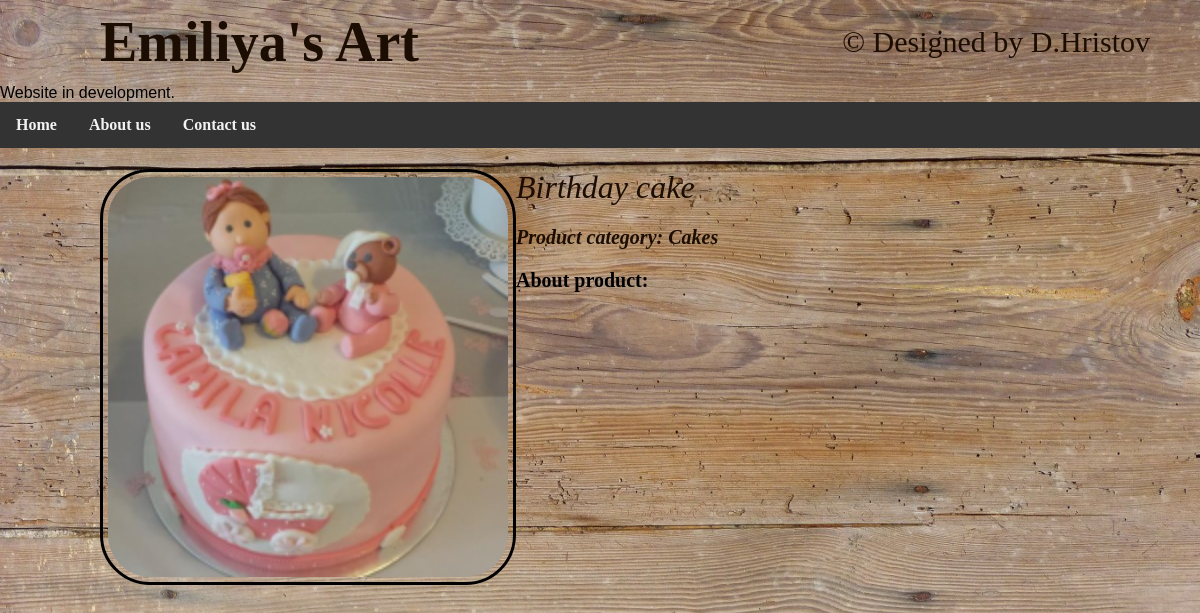
Page /7/birthday-cake/ on the committed database.
### shop/models.py (models this page shows, shortened)
class Product(models.Model):
    category = models.ForeignKey(Category, related_name='products', on_delete=models.CASCADE)
    name = models.CharField(max_length=250, db_index=True)
    slug = models.SlugField(max_length=250, db_index=True)
    image = models.ImageField(upload_to='products/%Y/%m/%d', blank=True)
    description = models.TextField(blank=True)
    created = models.DateTimeField(auto_now_add=True)
    updated = models.DateTimeField(auto_now=True)
    class Meta:
        ordering = ('name',)
        verbose_name = 'product'
        verbose_name_plural = 'products'
        index_together = (('id', 'slug'),)

class Category(models.Model):
    name = models.CharField(max_length=50)
    slug = models.SlugField(max_length=50, unique=True)
    class Meta:
        ordering = ('name',)
        verbose_name = 'category'
        verbose_name_plural = 'categories'
    def __str__(self):
        return self.name
    def get_absolute_url(self):
        return reverse('shop:product_list_by_category', args=[self.slug])

### shop/views.py (the view)
# urls.py: path('<int:id>/<slug:slug>/', views.product_detail, name='product_detail'),
def product_detail(request, id, slug):
    product = get_object_or_404(Product, id=id, slug=slug)
    return render(request, 'shop/product/detail.html', {'product': product})

### shop/templates/shop/product/detail.html (shortened to what this page needs)
{% extends "shop/base.html" %}
{% load static %}
{% block content %}
<div class="product-detail">
    <img src="{% if product.image %}{{ product.image.url }}{% else %}
    {% static 'img/no_image.png' %}{% endif %}">
    <h1>{{ product.name }}</h1>
    <h2>
        <a href="{{ product.category.get_absolute_url }}">
            <p>Product category: {{ product.category }}<p/>
        </a>
    </h2>
    <p class="description">About product:
        {{ product.description|linebreaks }}</p>
</div>
{% endblock %}

### shop/static/css/base.css (style rules this page uses)
body { margin:0; padding:0; font-family:helvetica, sans-serif; background-image:url('background-image.jpg'); background-repeat:no-repeat; background-attachment:fixed; background-size:100% 100%; }
h1, h2, h3, h4, h5 , h6 { font-family:'https://www.1001fonts.com/ubuntu-font.html'; font-weight:normal; font-style:italic; color:#1c0d02; }
a { font-family: 'https://www.1001fonts.com/ubuntu-font.html'; font-weight:bold; text-decoration:none; color:#1c0d02; font-size:18px }
p { font-family: 'https://www.1001fonts.com/ubuntu-font.html'; font-weight:bold; }
.product-detail { text-align:justify; }
.product-detail img { width:40%; float:left; padding:0 20px 20px 0; margin-bottom:8px; border: 3px solid #000; border-radius: 50px; padding: 5px; }
.product-detail h1 { margin-bottom:0; }
.product-detail h2 { margin-top:10px; }
.product-detail p { font-size:20px }

### rows in the picture
Product: image (picture), name "Birthday cake", category "Cakes"
